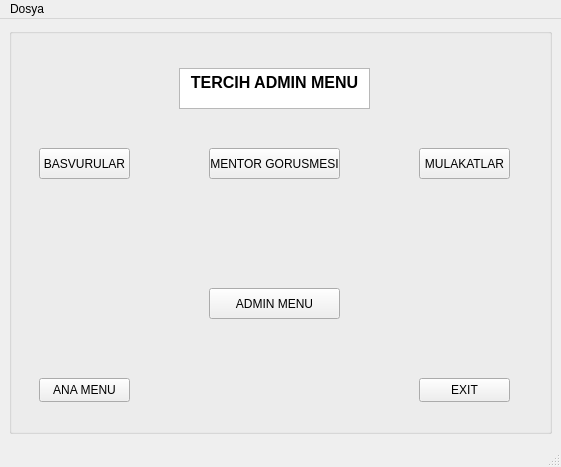
<?xml version="1.0" encoding="UTF-8"?>
<ui version="4.0">
 <class>MainWindow</class>
 <widget class="QMainWindow" name="MainWindow">
  <property name="geometry">
   <rect>
    <x>0</x>
    <y>0</y>
    <width>561</width>
    <height>467</height>
   </rect>
  </property>
  <property name="windowTitle">
   <string>MainWindow</string>
  </property>
  <widget class="QWidget" name="centralwidget">
   <widget class="QGroupBox" name="groupBox">
    <property name="geometry">
     <rect>
      <x>9</x>
      <y>9</y>
      <width>543</width>
      <height>406</height>
     </rect>
    </property>
    <property name="styleSheet">
     <string notr="true"/>
    </property>
    <property name="title">
     <string/>
    </property>
    <widget class="QPushButton" name="pushButton_7">
     <property name="geometry">
      <rect>
       <x>200</x>
       <y>260</y>
       <width>131</width>
       <height>31</height>
      </rect>
     </property>
     <property name="text">
      <string>ADMIN MENU</string>
     </property>
    </widget>
    <widget class="QPushButton" name="pushButton_4">
     <property name="geometry">
      <rect>
       <x>30</x>
       <y>120</y>
       <width>91</width>
       <height>31</height>
      </rect>
     </property>
     <property name="text">
      <string>BASVURULAR</string>
     </property>
    </widget>
    <widget class="QPushButton" name="pushButton_6">
     <property name="geometry">
      <rect>
       <x>410</x>
       <y>120</y>
       <width>91</width>
       <height>31</height>
      </rect>
     </property>
     <property name="text">
      <string>MULAKATLAR</string>
     </property>
    </widget>
    <widget class="QPushButton" name="pushButton_2">
     <property name="geometry">
      <rect>
       <x>410</x>
       <y>350</y>
       <width>91</width>
       <height>24</height>
      </rect>
     </property>
     <property name="text">
      <string>EXIT</string>
     </property>
    </widget>
    <widget class="QPushButton" name="pushButton_5">
     <property name="geometry">
      <rect>
       <x>200</x>
       <y>120</y>
       <width>131</width>
       <height>31</height>
      </rect>
     </property>
     <property name="text">
      <string>MENTOR GORUSMESI</string>
     </property>
    </widget>
    <widget class="QPushButton" name="pushButton">
     <property name="geometry">
      <rect>
       <x>30</x>
       <y>350</y>
       <width>91</width>
       <height>24</height>
      </rect>
     </property>
     <property name="text">
      <string>ANA MENU</string>
     </property>
    </widget>
    <widget class="QTextEdit" name="textEdit">
     <property name="geometry">
      <rect>
       <x>170</x>
       <y>40</y>
       <width>191</width>
       <height>41</height>
      </rect>
     </property>
     <property name="html">
      <string>&lt;!DOCTYPE HTML PUBLIC &quot;-//W3C//DTD HTML 4.0//EN&quot; &quot;http://www.w3.org/TR/REC-html40/strict.dtd&quot;&gt;
&lt;html&gt;&lt;head&gt;&lt;meta name=&quot;qrichtext&quot; content=&quot;1&quot; /&gt;&lt;meta charset=&quot;utf-8&quot; /&gt;&lt;style type=&quot;text/css&quot;&gt;
p, li { white-space: pre-wrap; }
hr { height: 1px; border-width: 0; }
li.unchecked::marker { content: &quot;\2610&quot;; }
li.checked::marker { content: &quot;\2612&quot;; }
&lt;/style&gt;&lt;/head&gt;&lt;body style=&quot; font-family:'Segoe UI'; font-size:9pt; font-weight:400; font-style:normal;&quot;&gt;
&lt;p align=&quot;center&quot; style=&quot; margin-top:0px; margin-bottom:0px; margin-left:0px; margin-right:0px; -qt-block-indent:0; text-indent:0px;&quot;&gt;&lt;span style=&quot; font-size:12pt; font-weight:700;&quot;&gt;TERCIH ADMIN MENU&lt;/span&gt;&lt;/p&gt;&lt;/body&gt;&lt;/html&gt;</string>
     </property>
    </widget>
   </widget>
  </widget>
  <widget class="QMenuBar" name="menubar">
   <property name="geometry">
    <rect>
     <x>0</x>
     <y>0</y>
     <width>561</width>
     <height>22</height>
    </rect>
   </property>
   <widget class="QMenu" name="menuDosya">
    <property name="title">
     <string>Dosya</string>
    </property>
    <addaction name="actionAc"/>
   </widget>
   <addaction name="menuDosya"/>
  </widget>
  <widget class="QStatusBar" name="statusbar"/>
  <action name="actionAc">
   <property name="text">
    <string>Ac</string>
   </property>
  </action>
 </widget>
 <resources/>
 <connections/>
</ui>
